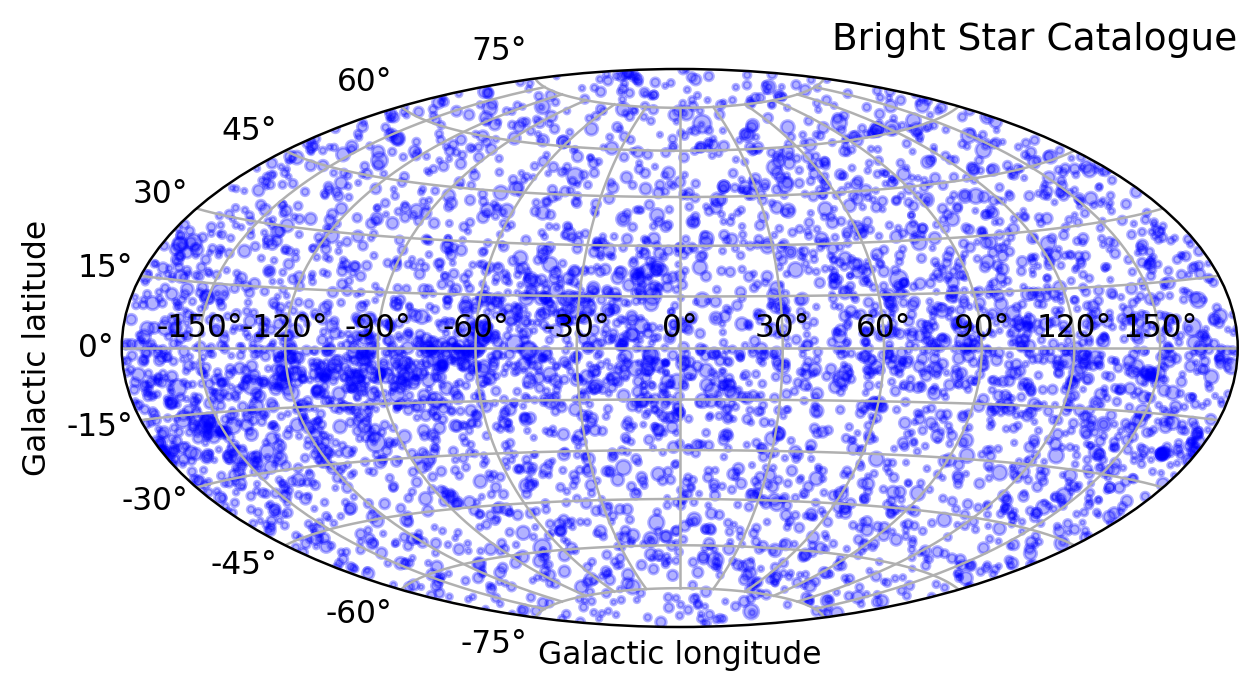

Here is the Python script that generated this plot:
#!/usr/pkg/bin/python3.9

#
# Time-stamp: <2022/11/20 20:28:20 (CST) daisuke>
#

# importing numpy module
import numpy

# importing astropy module
import astropy.units
import astropy.coordinates

# importing matplotlib module
import matplotlib.figure
import matplotlib.backends.backend_agg

# units
u_ha  = astropy.units.hourangle
u_deg = astropy.units.deg

# data file
file_data = 'bsc5.txt'

# output files
file_output = 'ai202209_s10_01_05.png'

# numpy arrays to storing data
data_hr   = numpy.array ([])
data_ra   = numpy.array ([])
data_dec  = numpy.array ([])
data_l    = numpy.array ([])
data_b    = numpy.array ([])
data_Vmag = numpy.array ([])

# opening file
with open (file_data, 'r') as fh:
    # counting number of objects
    n = 0
    for line in fh:
        n += 1

# opening file
with open (file_data, 'r') as fh:
    # initialising counter
    i = 0
    # reading file
    for line in fh:
        # counting and showing progress
        i += 1
        if (i % 500 == 0):
            print ("progress: %4d / %4d" % (i, n) )
        # splitting line
        (hr_str, ra_str, dec_str, glon_str, glat_str, Vmag_str) = line.split ()
        # conversion from string to int or float
        hr = int (hr_str)
        glon_deg = float (glon_str)
        glat_deg = float (glat_str)
        Vmag = float (Vmag_str)

        # skip if Vmag > 6.0
        if (Vmag > 6.0):
            continue
    
        # coordinate
        coord = astropy.coordinates.SkyCoord (ra_str, dec_str, \
                                              frame=astropy.coordinates.FK5, \
                                              equinox="J2000", \
                                              unit=(u_ha, u_deg) )

        # (RA, Dec) in radian
        ra_rad = coord.ra.radian
        dec_rad = coord.dec.radian
        # conversion from (RA, Dec) to (l, b) using astropy
        l_rad = coord.galactic.l.radian
        b_rad = coord.galactic.b.radian

        # changing from [0:2pi] to [-pi:pi]
        if (ra_rad > numpy.pi):
            ra_rad -= 2.0 * numpy.pi
        if (l_rad > numpy.pi):
            l_rad -= 2.0 * numpy.pi

        # appending data to numpy arrays
        data_hr   = numpy.append (data_hr, hr)
        data_ra   = numpy.append (data_ra, ra_rad)
        data_dec  = numpy.append (data_dec, dec_rad)
        data_l    = numpy.append (data_l, l_rad)
        data_b    = numpy.append (data_b, b_rad)
        data_Vmag = numpy.append (data_Vmag, Vmag)

# making objects "fig" and "ax"
fig    = matplotlib.figure.Figure ()
canvas = matplotlib.backends.backend_agg.FigureCanvasAgg (fig)
ax     = fig.add_subplot (111, projection="hammer")

# axes
ax.grid ()
ax.set_title ('Bright Star Catalogue', loc='right')
ax.set_xlabel ('Galactic longitude')
ax.set_ylabel ('Galactic latitude')

# plotting data
size = (6.5 - data_Vmag) * 5.0
ax.scatter (data_l, data_b, marker='o', s=size, c='b', alpha=0.3)

# saving figure to files
fig.savefig (file_output, dpi=225, bbox_inches="tight")
